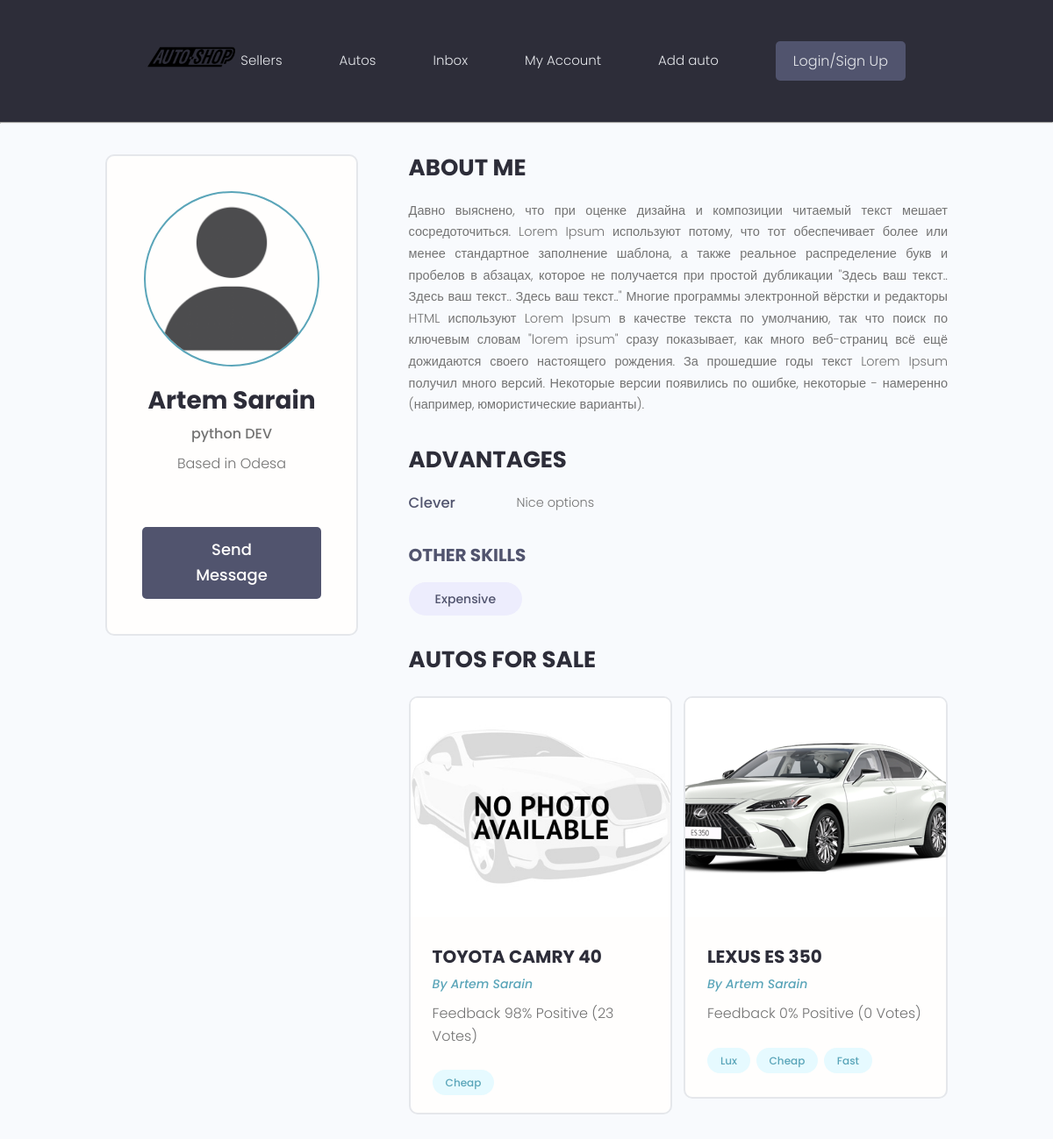
Screenshot of /users/profile/1/ with the database file from the repository.
### users/models.py (models this page shows)
class Profile(models.Model):
    id = models.BigAutoField(primary_key=True)
    user = models.OneToOneField(User, on_delete=models.CASCADE)
    name = models.CharField(max_length=50, null=True, blank=True)
    username = models.CharField(max_length=50, null=True, blank=True)
    shortbio = models.CharField(max_length=100, null=True, blank=True)
    bio = models.TextField(null=True, blank=True)
    profile_image = models.ImageField(null=True, blank=True, default="profiles/default-user.png", upload_to='profiles/')
    location = models.CharField(max_length=200)
    social_telegram = models.TextField(null=True, blank=True)
    social_youtube = models.TextField(null=True, blank=True)
    created = models.DateTimeField(auto_now_add=True)
    def __str__(self):
        return self.name

class Advantage(models.Model):
    owner = models.ForeignKey(Profile, on_delete=models.CASCADE, null=True, blank=True)
    name = models.CharField(max_length=100)
    description = models.CharField(max_length=300, null=True, blank=True)
    id = models.BigAutoField(primary_key=True)
    created = models.DateTimeField(auto_now_add=True)
    def __str__(self):
        return self.name

### autos/models.py (models this page shows, shortened)
class AutosModel(models.Model):
    owner = models.ForeignKey(Profile, null=True, blank=True, on_delete=models.SET_NULL)
    id = models.BigAutoField(primary_key=True)
    car_brand = models.CharField(max_length=50)
    car_model = models.CharField(max_length=50)
    featured_image = models.ImageField(null=True, blank=True, default="default-auto.jpg")
    description = models.TextField(null=True, blank=True)
    vote_total = models.IntegerField(default=0, null=True, blank=True)
    vote_ratio = models.IntegerField(default=0, null=True, blank=True)
    created = models.DateTimeField(auto_now_add=True)
    tags = models.ManyToManyField('Tag', blank=True)

class Tag(models.Model):
    name = models.CharField(max_length=100)
    id = models.BigAutoField(primary_key=True)
    created = models.DateTimeField(auto_now_add=True)
    def __str__(self):
        return self.name

### users/views.py (the view)
# urls.py: path('profile/<int:pk>/', views.userProfile, name='user-profile'),
def userProfile(request, pk):
    profile = Profile.objects.get(id=pk)
    adv_descr = profile.advantage_set.exclude(description__exact="").exclude(description__isnull=True)
    adv = profile.advantage_set.filter(description__exact="").union(profile.advantage_set.filter(description__isnull=True))
    contex = {'profile': profile, 'adv_descr': adv_descr,
              'adv': adv}
    return render(request, 'users/profile.html', contex)

### users/templates/users/profile.html (shortened to what this page needs)
{% extends 'main.html' %}
{% block content %}
  <main class="profile my-md">
    <div class="container">
      <div class="layout">
        <div class="column column--1of3">
          <div class="card text-center">
            <div class="card__body dev">
              <img class="avatar avatar--xl" src="{{ profile.profile_image.url }}" />
              <h2 class="dev__name">{{profile.name}}</h2>
              <p class="dev__title">{{profile.shortbio}}</p>
              <p class="dev__location">Based in {{profile.location}}</p>
              <a href="#" class="btn btn--sub btn--lg">Send Message </a>
            </div>
          </div>
        </div>
        <div class="column column--2of3">
          <div class="devInfo">
            <h3 class="devInfo__title">About Me</h3>
            <p class="devInfo__about">{{profile.bio}}</p>
          </div>
          <div class="devInfo">
            <h3 class="devInfo__title">Advantages</h3>
            <div class="devInfo__skills">
              <div class="devSkill">
                {% for adv in adv_descr %}
                <h4 class="devSkill__title">{{adv.name}}</h4>
                <p class="devSkill__info">{{adv.description}}</p>
                {% endfor %}
              </div>
              <h3 class="devInfo__subtitle">Other Skills</h3>
              <div class="devInfo__otherSkills">
                {% for adv in adv %}
                <span class="tag tag--pill tag--sub tag--lg">
                  <small>{{adv}}</small>
                </span>
                {% endfor %}
              </div>
            </div>
          </div>
          <div class="devInfo">
            <h3 class="devInfo__title">Autos for sale</h3>
            <div class="grid grid--two">
              {% for auto in profile.autosmodel_set.all %}
              <div class="column">
                <div class="card project">
                  <a href="{% url 'single-auto' auto.id %}" class="project">
                    <img class="project__thumbnail" src="{{auto.featured_image.url}}" alt="project thumbnail" />
                    <div class="card__body">
                      <h3 class="project__title">{{auto.car_brand}} {{auto.car_model}}</h3>
                      <p><a class="project__author" href="{% url 'user-profile' auto.owner.id %}">By {{auto.owner}}</a></p>
                      <p class="project--rating">
                       Feedback {{auto.vote_ratio}}% Positive ({{auto.vote_total}}
                          Vote{{auto.vote_total|pluralize:"s"}})
                      </p>
                      <div class="project__tags">
                        {% for tag in auto.tags.all %}
                        <span class="tag tag--pill tag--main">
                          <small>{{tag}}</small>
                        </span>
                        {% endfor %}
                      </div>
                    </div>
                  </a>
                </div>
              </div>
              {% endfor %}
            </div>
          </div>
        </div>
      </div>
    </div>
  </main>
{% endblock content %}

### static/styles/app.css (style rules this page uses)
:root { --color-sub: #2d2d39; }
.btn--sub { background-color: var(--color-sub-light); }
.card { border: 2px solid var(--color-light); }
img { width: 100%; }
.profile .card > .dev { padding: 4rem; }
.dev__name { color: var(--color-sub); font-size: 2.8rem; font-weight: 700; margin-top: 1rem; margin-bottom: 0.5rem; }
.dev__title { font-size: 1.6rem; font-weight: 500; line-height: 1.3; }
.dev__location { margin-top: 1rem; }
.devInfo { margin-bottom: 3rem; }
.devInfo__title, .devInfo__subtitle { font-size: 2.6rem; color: var(--color-sub); text-transform: uppercase; font-weight: 700; margin-bottom: 1.5rem; }
.devInfo__subtitle { font-size: 2rem; color: var(--color-sub-light); }
.devInfo__about, .devSkill__info { font-size: 1.45rem; line-height: 1.7; text-align: justify; }
.devSkill { margin-bottom: 3rem; }
.devSkill__title { font-size: 1.65rem; font-weight: 500; color: var(--color-sub-light); }
@media screen and (min-width: 700px) { .devSkill { display: flex; justify-content: space-between; gap: 3rem; } }
@media screen and (min-width: 700px) { .devSkill__info { flex-basis: 80%; } }
.project__author { font-size: 1.4rem; font-style: italic; }
.project--rating { margin-bottom: 1.6em; margin-top: .5em; }
.project__thumbnail { height: 25rem; object-fit: cover; object-position: top center; }
.project__title { font-size: 2rem; font-weight: 700; color: var(--color-sub); }

### static/uikit/styles/modules/_variables.css (style rules this page uses)
:root { --color-main: #5aa5b9; --color-main-light: #e6faff; --color-sub: #3f4156; --color-sub-light: #51546e; --color-sub-lighter: #ededfd; --color-text: #737373; --color-gray: #8b8b8b; --color-light: #e5e7eb; --color-light-gray: #767676; --color-bg: #f8fafd; --color-white: #fffefd; --color-white-light: #f3f3f3; --color-success: #359e64; --color-success-bg: #def8e8; --color-error: #fc4b0b; --color-error-bg: #fff2ee; --font-base: 'Poppins', arial, helvetica, 'Segoe UI', roboto, ubuntu, sans-serif; --font-monospace: 'Fira Code', 'Courier New', courier, monospace; --font-regular: 300; --font-medium: 500; --font-bold: 700; --generic-shadow: 1px 1px 5px #00000010; --generic-transition: all 0.3s ease-in-out; }

### static/uikit/styles/modules/_base.css (style rules this page uses)
* { margin: 0; padding: 0; box-sizing: border-box; text-rendering: optimizeLegibility; color: inherit; font-size: inherit; }
html { font-size: 50%; }
@media only screen and (min-width: 480px) { html { font-size: 56.25%; } }
@media only screen and (min-width: 1200px) { html { font-size: 62.5%; } }
body { line-height: 1.6; font-weight: 400; font-size: 1.5rem; color: var(--color-text); background-color: var(--color-bg); min-height: 100vh; }

### static/uikit/styles/modules/_typography.css (style rules this page uses)
* { font-family: var(--font-base); }
h2 { font-size: 3.6rem; font-weight: var(--font-bold); }
h3 { font-size: 3.2rem; font-weight: var(--font-medium); }
h4 { font-size: 2.8rem; font-weight: var(--font-medium); }
p, span, strong { font-size: 1.6rem; color: var(--color-text); font-weight: var(--font-regular); }
a { padding-bottom: 2px; text-decoration: none; display: inline-block; color: var(--color-main); font-weight: var(--font-medium); }

### static/uikit/styles/modules/_utilities.css (style rules this page uses)
.container { width: 92%; max-width: 165rem; margin: 0 auto; box-sizing: border-box; }
@media screen and (min-width: 1000px) { .container { width: 90%; } }
@media screen and (min-width: 1200px) { .container { width: 80%; } }
.text-center { text-align: center; }
.my-md { margin: 3rem auto; }

### static/uikit/styles/modules/_avatar.css (style rules this page uses)
.avatar { border-radius: 50%; border: 2px solid var(--color-main); object-fit: cover; }
.avatar--xl { height: 20rem; width: 20rem; }

### static/uikit/styles/modules/_button.css (style rules this page uses)
.btn { display: inline-block; position: relative; cursor: pointer; background-color: var(--color-light); font-weight: var(--font-medium); color: var(--color-sub); text-decoration: none; padding: 1rem 2rem; border-radius: 0.5rem; border: none; width: -webkit-fit-content; width: -moz-fit-content; width: fit-content; height: -webkit-fit-content; height: -moz-fit-content; height: fit-content; font-size: 1.6rem; outline-width: 0; outline-color: transparent; -webkit-backface-visibility: hidden; backface-visibility: hidden; transition: all 0.3s ease-in-out; }
.btn--sub { background-color: var(--color-sub); color: var(--color-white); }
.btn--lg { font-size: 1.8rem; padding: 1.2rem 4.5rem; }

### static/uikit/styles/modules/_card.css (style rules this page uses)
.card { border-radius: 1rem; background-color: var(--color-white); border: 1.5px solid var(--color-light); width: auto; height: auto; margin-top: 0.5rem; margin-bottom: 0.5rem; overflow: hidden; }
.card__body, .card__header { padding: 2rem 2.5rem; }

### rows the page displays
Profile: profile_image (placeholder picture), name "Artem Sarain", shortbio "python DEV", location "Odesa", bio "Давно выяснено, что при оценке дизайна и композиции читаемый текст мешает сосредоточиться. Lorem Ipsum используют потому, что тот обеспечивает более или менее стандартное заполнение шаблона, а также реальное распределение букв и пробелов в абзацах, которое не получается при простой дубликации \"Здесь ваш текст.. Здесь ваш текст.. Здесь ваш текст..\" Многие программы электронной вёрстки и редакторы HTML используют Lorem Ipsum в качестве текста по умолчанию, так что поиск по ключевым словам \"lorem ipsum\" сразу показывает, как много веб-страниц всё ещё дожидаются своего настоящего рождения. За прошедшие годы текст Lorem Ipsum получил много версий. Некоторые версии появились по ошибке, некоторые…"
Advantage: name "Clever", description "Nice options"
Advantage: name "Expensive"
AutosModel: featured_image (placeholder picture), car_brand "TOYOTA", car_model "CAMRY 40", owner "Artem Sarain", vote_ratio "98", vote_total "23"
Tag: name "Cheap"
AutosModel: featured_image (picture), car_brand "LEXUS", car_model "ES 350", owner "Artem Sarain", vote_ratio "0", vote_total "0"
Tag: name "Lux"
Tag: name "Fast"
